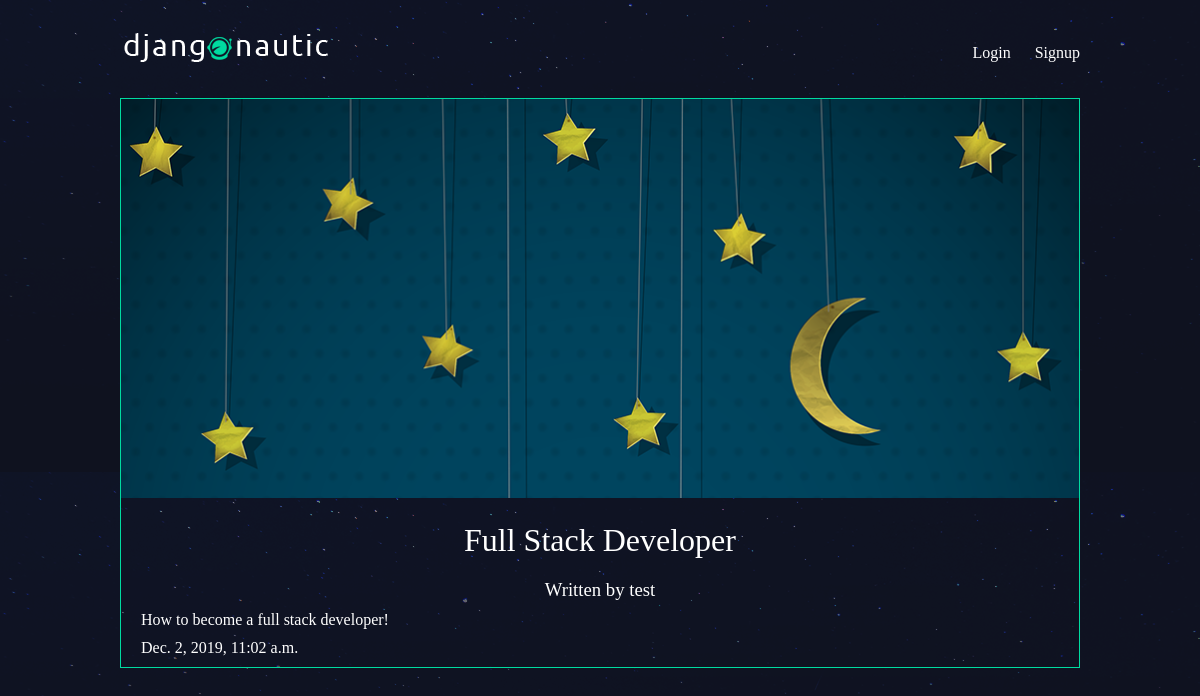
Page /articles/full-stack-developer/ on the committed database.
### articles/models.py (models this page shows, shortened)
class Articles(models.Model):
    title = models.CharField(max_length=100)
    slug = models.SlugField()
    body = models.TextField()
    created_at = models.DateTimeField(auto_now_add=True)
    thumb = models.ImageField(default='default.png', blank=True)
    author = models.ForeignKey(User, default=None, on_delete=models.CASCADE)

### articles/views.py (the view)
# urls.py: re_path(r'^(?P<slug>[\w-]+)/$', views.articleView, name="detail")
def articleView(req, slug):
    data = Articles.objects.get(slug=slug)
    return render(req, 'articles/detailView.html', {'article': data})

### articles/templates/articles/detailView.html
{% extends 'base_layout.html' %} {% block content %}
<div class="article-detail">
     <div class="article">
          <img src="{{article.thumb.url}}" alt="" />
          <h2>{{article.title}}</h2>
          <h3>Written by {{ article.author.username }}</h3>
          <p>{{article.body}}</p>
          <p>{{article.created_at}}</p>
     </div>
</div>
{% endblock%}

### assets/index.css (style rules this page uses)
body { background-color: #0f121f; background-image: url(/static/stars.png); background-repeat-y: no-repeat; color: #fff; }
body * { font-family: Ubuntu; }
h1, h2, h3, h4, h5 { font-weight: normal; margin: 0; }
.article { padding: 10px; border: 1px solid #00dba0; position: relative; padding-bottom: 40px; }
.article h2 { font-size: 1.2em; }
.article-detail .article { padding: 0; }
.article-detail .article img { max-width: 100%; }
.article-detail .article h2 { text-align: center; margin: 20px auto; font-size: 2em; }
.article-detail .article h3 { text-align: center; }
.article-detail .article p { margin: 10px 20px; }

### rows in the picture
Articles: thumb (picture), title "Full Stack Developer", author.username "test", body "How to become a full stack developer!", created_at "Dec. 2, 2019, 11:02 a.m."
